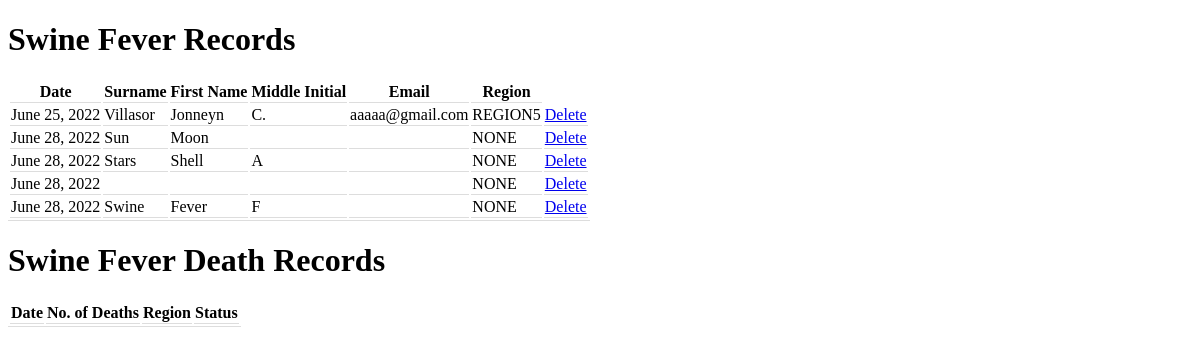
/Tablelist/, run on the app's committed database.
### sfsys/models.py (models this page shows)
class UserInfo(models.Model):
	surname = models.CharField(max_length = 200)
	firstname = models.CharField(max_length = 200)
	middleInitial = models.CharField(max_length = 200)
	email = models.CharField(max_length = 200)
	date = models.DateField(auto_now_add = True)
	region = models.TextField()

### sfsys/views.py (the view)
# urls.py: path('Tablelist/',views.Tablelist, name="Tablelist"),
def Tablelist(request):
	data = UserInfo.objects.all()
	data1 = DeathRecords.objects.all()
	return render(request, 'swfrecords.html',{'data':data, 'data1':data1})

### sfsys/templates/swfrecords.html (shortened to what this page needs)
{% extends 'template.html' %}
{% block content %}
</head>
<body>
<h1>Swine Fever Records</h1>
<table class="content-table">
  <thead>
    <tr>
      <th>Date</th>
      <th>Surname</th>
      <th>First Name</th>
      <th>Middle Initial</th>
      <th>Email</th>
      <th>Region</th>
    </tr>
  </thead>
  {%for item in data%}
    <tbody>
      <tr>
        <td>{{item.date}}</td>
        <td>{{item.surname}}</td>
        <td>{{item.firstname}}</td>
        <td>{{item.middleInitial}}</td>
        <td>{{item.email}} </td>
        <td>{{item.region}}</td>
        <td>
        <a class="btn btn-sm" type='button' id = 'Save' href="{% url 'sfsys:delete' item.pk %}" > Delete </a>
        </td>
      </tr>
    </tbody>
  {%endfor%}
</table>
<h1>Swine Fever Death Records</h1>
<table class="content-table">
  <thead>
    <tr>
      <th>Date</th>
      <th>No. of Deaths</th>
      <th>Region</th>
      <th>Status</th>
    </tr>
  </thead>
</table>
{% endblock %}

### sfsys/templates/template.html (shortened to what this page needs)
{%load static%}
<!DOCTYPE html>
<html>
<head>
	<link rel="stylesheet" href="{% static 'css/mystyle.css' %}">
</head>
<body>
	{% block content %}{% endblock %}
</body>

### sfsys/templates/swfrecords.html (style rules this page uses)
table, th, td { border-bottom: 1px solid #ddd; }

### data on the page
UserInfo: date "June 25, 2022", surname "Villasor", firstname "Jonneyn", middleInitial "C.", email "aaaaa@gmail.com", region "REGION5"
UserInfo: date "June 28, 2022", surname "Sun", firstname "Moon", region "NONE"
UserInfo: date "June 28, 2022", surname "Stars", firstname "Shell", middleInitial "A", region "NONE"
UserInfo: date "June 28, 2022", region "NONE"
UserInfo: date "June 28, 2022", surname "Swine", firstname "Fever", middleInitial "F", region "NONE"
